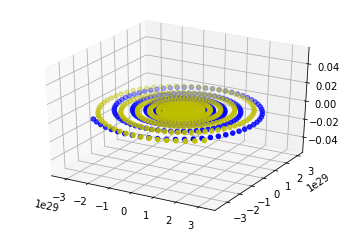

Python code for this plot:
#!/usr/bin/env python
# coding: utf-8

# In[33]:


import numpy as np
from mpl_toolkits.mplot3d import axes3d
import matplotlib.pyplot as plt
from matplotlib import style


# In[34]:


class Particulas:
    cargada1=True
    cargada2=True
    
    def __init__(self, x1, y1, z1, vx1, vy1, vz1, m1, carga1, x2, y2, z2, vx2, vy2, vz2, m2, carga2):
        self.x1=x1
        self.y1=y1
        self.z1=z1
        self.vx1=vx1
        self.vy1=vy1
        self.vz1=vz1
        self.m1=m1
        self.carga1=carga1
        self.x2=x2
        self.y2=y2
        self.z2=z2
        self.vx2=vx2
        self.vy2=vy2
        self.vz2=vz2
        self.m2=m2
        self.carga2=carga2
    
    def movimiento(self):
        k=8.98*10**9
        Bz=10
        X1=[]
        Y1=[]
        Z1=[]
        X2=[]
        Y2=[]
        Z2=[]
        t=np.linspace(0,100,10000)
        t=list(t)
        t0=0
        j=0
        while j < 10000:
            #Componentes del campo electrico
            E1x=k*self.carga2*(self.x1-self.x2)/((((self.x1-self.x2)**2+(self.y1-self.y2)**2+(self.z1-self.z2)**2))**(3/2))
            E1y=k*self.carga2*(self.y1-self.y2)/((((self.x1-self.x2)**2+(self.y1-self.y2)**2+(self.z1-self.z2)**2))**(3/2))
            E1z=k*self.carga2*(self.z1-self.z2)/((((self.x1-self.x2)**2+(self.y1-self.y2)**2+(self.z1-self.z2)**2))**(3/2))
            E2x=k*self.carga1*(self.x2-self.x1)/((((self.x1-self.x2)**2+(self.y1-self.y2)**2+(self.z1-self.z2)**2))**(3/2))
            E2y=k*self.carga1*(self.y2-self.y1)/((((self.x1-self.x2)**2+(self.y1-self.y2)**2+(self.z1-self.z2)**2))**(3/2))
            E2z=k*self.carga1*(self.z2-self.z1)/((((self.x1-self.x2)**2+(self.y1-self.y2)**2+(self.z1-self.z2)**2))**(3/2))
            
            #Fuerza de lorentz
            Fx1=self.carga1*(E1x+self.vy1*Bz)
            Fy1=self.carga1*(E1y-self.vx1*Bz)
            Fz1=self.carga1*E1z
            Fx2=self.carga2*(E2x+self.vy2*Bz)
            Fy2=self.carga2*(E2y-self.vx2*Bz)
            Fz2=self.carga2*E2z
            
            #Posiciones
            self.x1=0.5*(Fx1/self.m1)*(t[j]-t0)**2+self.vx1*(t[j]-t0)+self.x1
            self.y1=0.5*(Fy1/self.m1)*(t[j]-t0)**2+self.vy1*(t[j]-t0)+self.y1
            self.z1=0.5*(Fz1/self.m1)*(t[j]-t0)**2+self.vz1*(t[j]-t0)+self.z1
            self.x2=0.5*(Fx2/self.m2)*(t[j]-t0)**2+self.vx2*(t[j]-t0)+self.x2
            self.y2=0.5*(Fy2/self.m2)*(t[j]-t0)**2+self.vy2*(t[j]-t0)+self.y2
            self.z2=0.5*(Fz2/self.m2)*(t[j]-t0)**2+self.vz2*(t[j]-t0)+self.z2
            X1.append(self.x1)
            Y1.append(self.y1)
            Z1.append(self.z1)           
            X2.append(self.x2)
            Y2.append(self.y2)
            Z2.append(self.z2)  
            
            #Velocidades
            self.vx1=(Fx1/self.m1)*(t[j]-t0)+self.vx1
            self.vy1=(Fy1/self.m1)*(t[j]-t0)+self.vy1
            self.vz1=(Fz1/self.m1)*(t[j]-t0)+self.vz1
            self.vx2=(Fx2/self.m2)*(t[j]-t0)+self.vx2
            self.vy2=(Fy2/self.m2)*(t[j]-t0)+self.vy2
            self.vz2=(Fz2/self.m2)*(t[j]-t0)+self.vz2
            t0=t[j]
            j=j+1
        return X1, Y1, Z1, X2, Y2, Z2


# In[35]:


#help(Particulas)
particula=Particulas(0,0,0,0,0,0,5,1,1,0,0,0,0,0,5,-1)


# In[36]:


resultado=particula.movimiento()


# In[ ]:





# In[37]:


# Creamos la figura
fig = plt.figure()
# Creamos el plano 3D
ax1 = fig.add_subplot(111, projection='3d')

# Agregamos los puntos en el plano 3D
ax1.scatter(x1, y1, z1, c='b', marker='o')
ax1.scatter(x2, y2, z2, c='y', marker='o')

# Mostramos el gráfico
plt.show()


# In[ ]:
